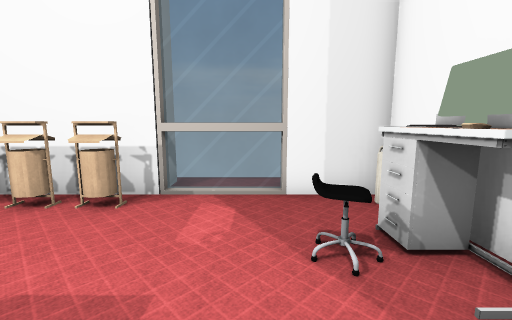
View 1 (above)

20 first-person views from a walk through a Unity game level. The camera is 1.5 m above the floor, tilts 8° down and sees 90° across. The floor is counted in squares, 0.9 m on a side. Each view is taken from the middle of a square. On the plan, view 1 faces up. The plan holds only what a view shows up to about 14 squares ahead; the rest is blank. The player character is not drawn. Some surface patterns are stand-ins.

View 2
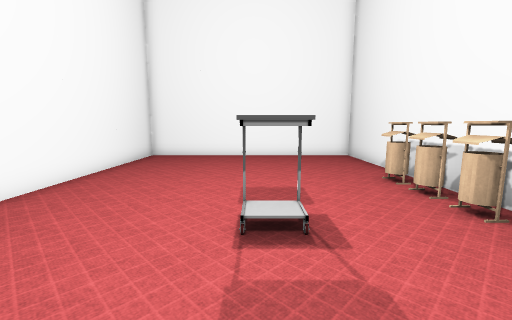

View 3
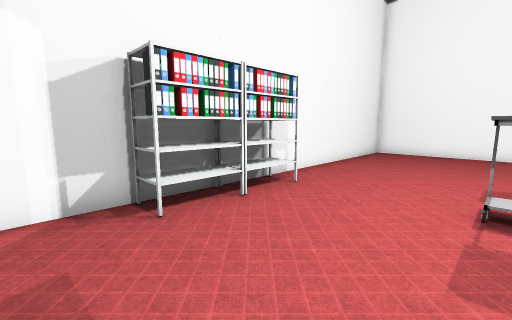

View 4
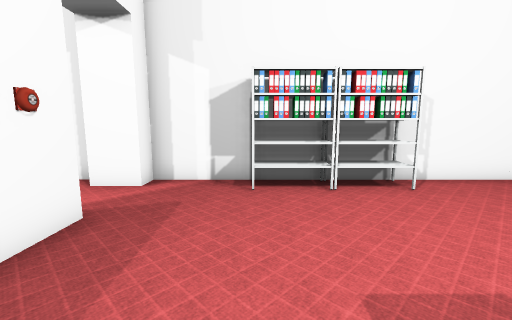

View 5
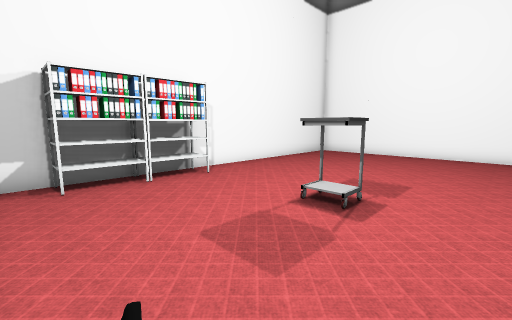

View 6
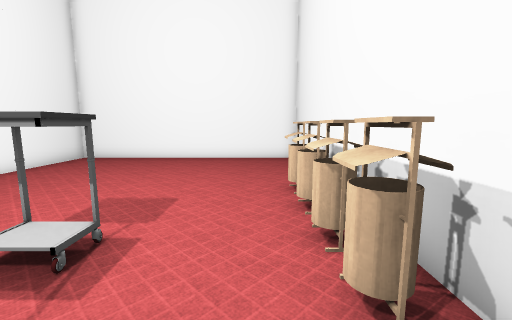

View 7
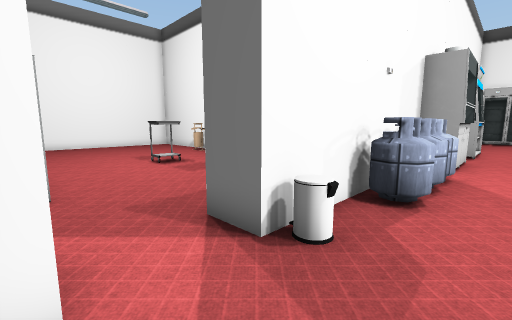

View 8
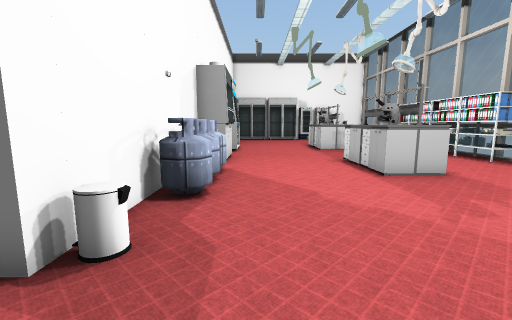

View 9
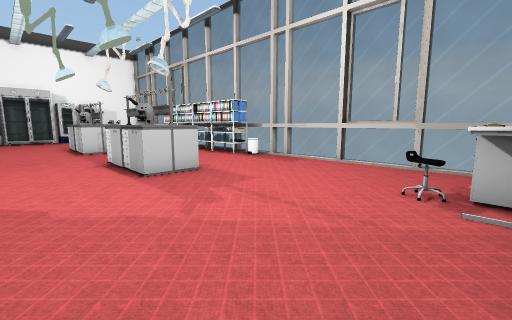

View 10
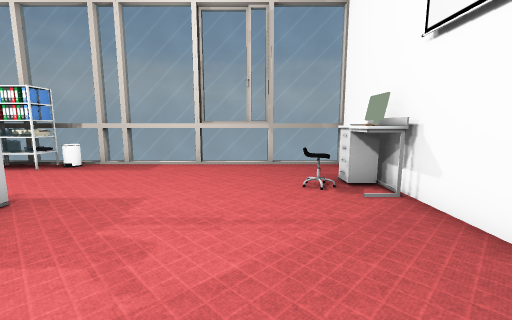

View 11
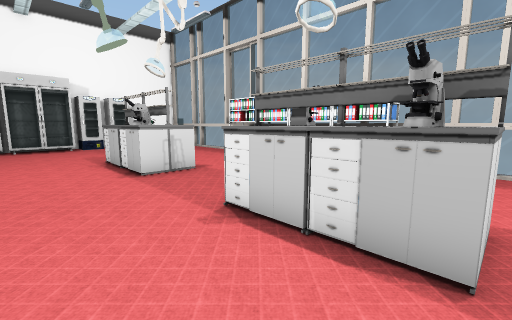

View 12
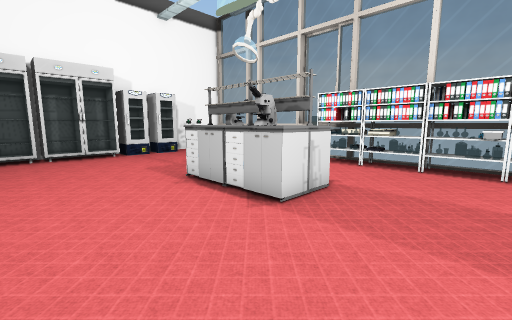

View 13
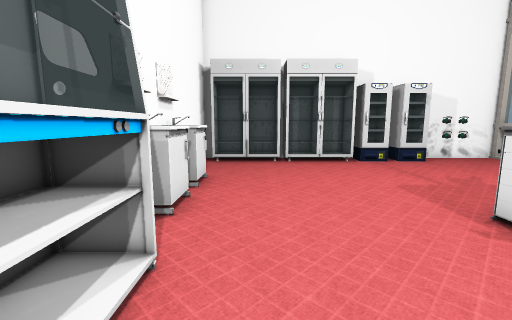

View 14
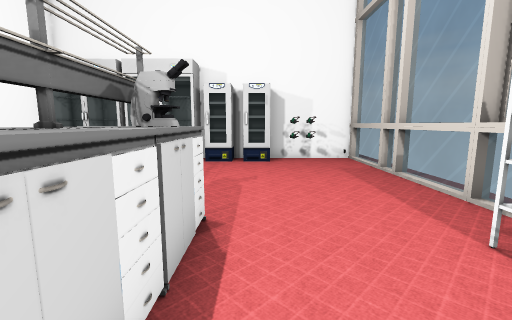

View 15
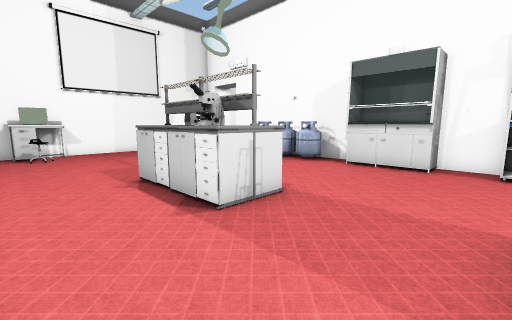

View 16
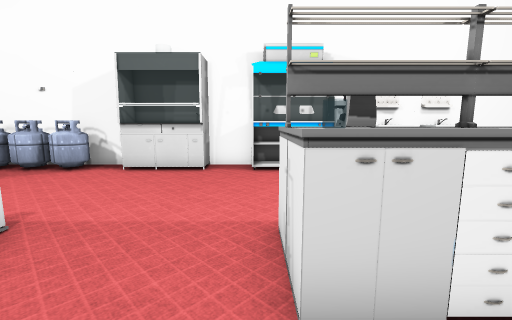

View 17
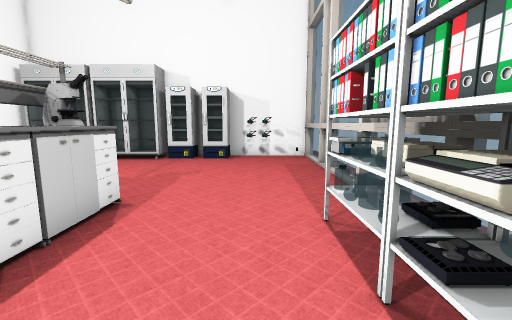

View 18
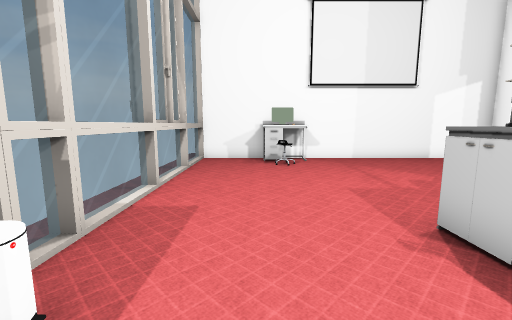

View 19
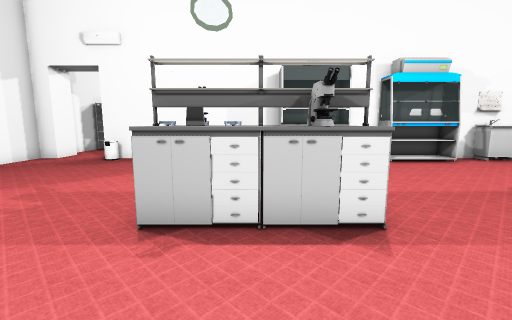

View 20
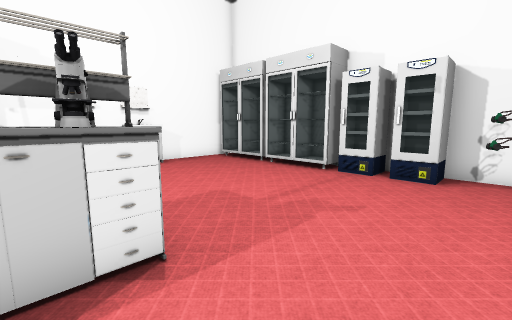

### Floor plan
Key: @ floor where view 1 was taken; # wall or solid block; . floor; = window, fence, low wall or low ledge; E fire extinguisher; C chair; T table; A cabinet; N tank; M computer; F fridge; O other object.
Columns run from 14 left of view 1 to 19 right of it. Each row starts with its distance up from view 1.
 25                    ###############
 24                   ##FF#FFFF#F.O#.#
 23                   #..............#
 22                   #..............#
 21                   #..............#
 20                   ##.............#
 19                   #O.............#
 18                   ##.............#
 17                   #O.............#
 16                   #......==O.....#
 15                   ##.....=#=...###
 14                    A#....=#O...###
 13                    A#....## ...##
 12                   #A#..........#
 11                   #............##
 10                   #A#..........##
  9                   #A#..........##
  8                   #A#....#=O...###
  7            #      #A.....=##...###
  6 ###################......=#O....=#
  5 #......#O##O.....E#N#....##=.....#
  4 #...............###N#.....##.....#
  3 #..............CO####............#
  2 #.........O.....T #N#............#
  1 #.........O...... #..............#
  0 #.............@..##..............#
 -1 #................O#=.............#
 -2 #................................#
 -3 #............................C...#
 -4 #.........#####..##.........TM...#
 -5 ##################################

Where each view was taken, in squares from view 1:
view 1: 0 up, 0 right, facing up
view 2: 1 up, 0 right, facing left
view 3: 1 up, 2 right, facing down-left
view 4: 3 up, 0 right, facing down
view 5: 4 up, 1 right, facing down-left
view 6: 4 up, 1 left, facing left
view 7: 4 down, 7 right, facing up-left
view 8: 4 down, 7 right, facing up
view 9: 4 down, 8 right, facing up-right
view 10: 1 down, 8 right, facing right
view 11: 4 up, 8 right, facing up-right
view 12: 9 up, 7 right, facing up-right
view 13: 12 up, 7 right, facing up
view 14: 12 up, 14 right, facing up
view 15: 12 up, 16 right, facing down-left
view 16: 12 up, 15 right, facing left
view 17: 11 up, 16 right, facing up
view 18: 8 up, 16 right, facing down
view 19: 6 up, 17 right, facing left
view 20: 15 up, 16 right, facing up-left
